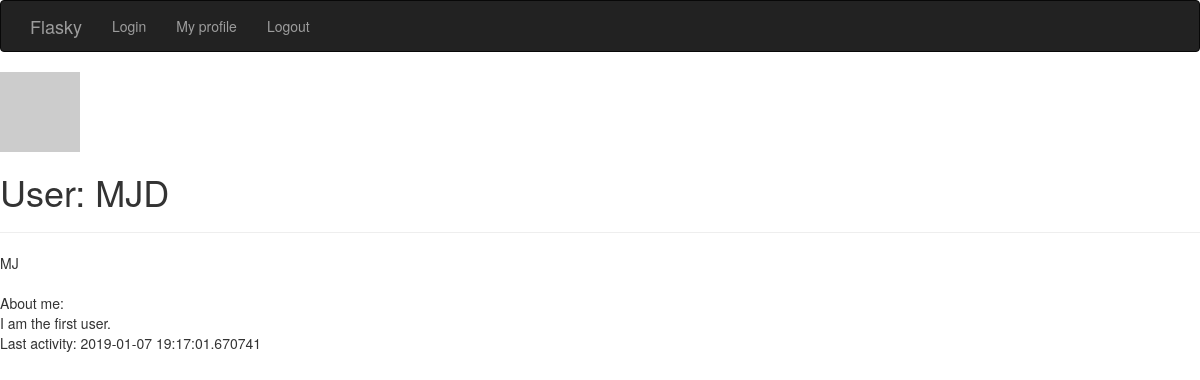
Screenshot of /user/MJD (signed in) with the database file from the repository.
### app/models.py (models this page shows, shortened)
class Artist(UserMixin, db.Model):
    id = db.Column(db.Integer, primary_key=True)
    username = db.Column(db.String(64), index=True, unique=True)
    email = db.Column(db.String(120), index=True, unique=True)
    password_hash = db.Column(db.String(128))
    aboutMe=db.Column(db.String(300))
    last_seen = db.Column(db.DateTime, default=datetime.utcnow)
    user_id = db.Column(db.Integer, db.ForeignKey('group.id'))
    def avatar(self, size):
        digest = md5(self.email.lower().encode('utf-8')).hexdigest()
        return 'https://www.gravatar.com/avatar/{}?d=identicon&s={}'.format(
            digest, size)

### app/__init__.py (the view)
    @app.route('/user/<username>')
    @login_required
    def user(username):
        user = Artist.query.filter_by(username=username).first_or_404()
        posts = [
            {'author': user, 'body': 'Test post #1'},
            {'author': user, 'body': 'Test post #2'}
        ]
        return render_template('user.html', user=user)

### app/models.py (called while the page is built)
@login.user_loader
def load_user(id):
    return Artist.query.get(int(id))

### app/templates/user.html
{% extends "base.html" %}
{% block content %}
    <table>
        <tr valign="top">
            <td><img src="{{ user.avatar(128) }}"></td>
        </tr>
    </table>
    <h1>User: {{ user.username }}</h1>
    <hr>
    <p>
    {{ current_user.username }} </b><br>
        <br>
        About me: <br>
        {{ current_user.aboutMe}}
        <br>
        Last activity: {{ current_user.last_seen }}
    </p>
{% endblock %}

### rows the page displays
Artist: username "MJD"
Artist: username "MJ", aboutMe "I am the first user.", last_seen "2019-01-07 19:17:01.670741"
